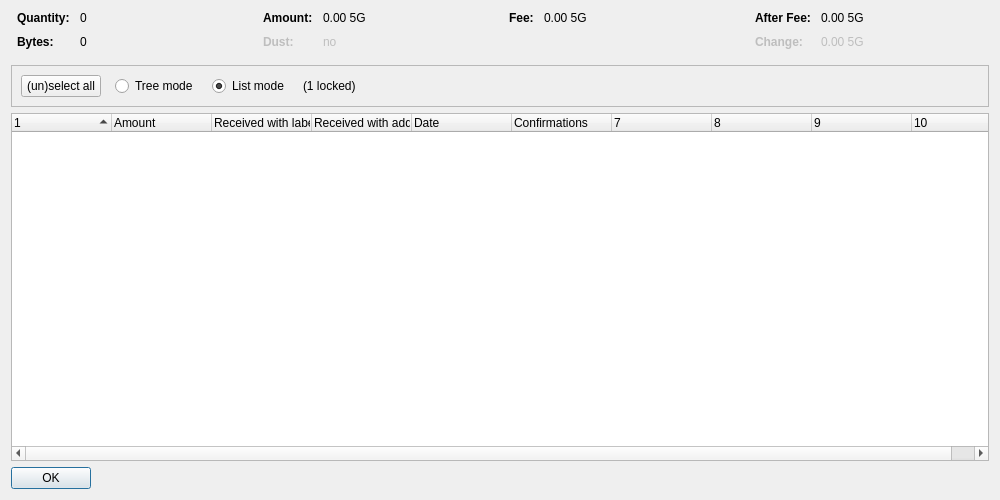
<?xml version="1.0" encoding="UTF-8"?>
<ui version="4.0">
 <class>CoinControlDialog</class>
 <widget class="QDialog" name="CoinControlDialog">
  <property name="geometry">
   <rect>
    <x>0</x>
    <y>0</y>
    <width>1000</width>
    <height>500</height>
   </rect>
  </property>
  <property name="windowTitle">
   <string>Coin Selection</string>
  </property>
  <layout class="QVBoxLayout" name="verticalLayout">
   <item>
    <layout class="QHBoxLayout" name="horizontalLayoutTop" stretch="0,0,0,0">
     <property name="topMargin">
      <number>0</number>
     </property>
     <property name="bottomMargin">
      <number>10</number>
     </property>
     <item>
      <layout class="QFormLayout" name="formLayoutCoinControl1">
       <property name="horizontalSpacing">
        <number>10</number>
       </property>
       <property name="verticalSpacing">
        <number>10</number>
       </property>
       <property name="leftMargin">
        <number>6</number>
       </property>
       <property name="rightMargin">
        <number>6</number>
       </property>
       <item row="0" column="0">
        <widget class="QLabel" name="labelCoinControlQuantityText">
         <property name="font">
          <font>
           <weight>75</weight>
           <bold>true</bold>
          </font>
         </property>
         <property name="text">
          <string>Quantity:</string>
         </property>
        </widget>
       </item>
       <item row="0" column="1">
        <widget class="QLabel" name="labelCoinControlQuantity">
         <property name="cursor">
          <cursorShape>IBeamCursor</cursorShape>
         </property>
         <property name="contextMenuPolicy">
          <enum>Qt::ActionsContextMenu</enum>
         </property>
         <property name="text">
          <string notr="true">0</string>
         </property>
         <property name="textInteractionFlags">
          <set>Qt::LinksAccessibleByMouse|Qt::TextSelectableByKeyboard|Qt::TextSelectableByMouse</set>
         </property>
        </widget>
       </item>
       <item row="1" column="0">
        <widget class="QLabel" name="labelCoinControlBytesText">
         <property name="font">
          <font>
           <weight>75</weight>
           <bold>true</bold>
          </font>
         </property>
         <property name="text">
          <string>Bytes:</string>
         </property>
        </widget>
       </item>
       <item row="1" column="1">
        <widget class="QLabel" name="labelCoinControlBytes">
         <property name="cursor">
          <cursorShape>IBeamCursor</cursorShape>
         </property>
         <property name="contextMenuPolicy">
          <enum>Qt::ActionsContextMenu</enum>
         </property>
         <property name="text">
          <string notr="true">0</string>
         </property>
         <property name="textInteractionFlags">
          <set>Qt::LinksAccessibleByMouse|Qt::TextSelectableByKeyboard|Qt::TextSelectableByMouse</set>
         </property>
        </widget>
       </item>
      </layout>
     </item>
     <item>
      <layout class="QFormLayout" name="formLayoutCoinControl2">
       <property name="horizontalSpacing">
        <number>10</number>
       </property>
       <property name="verticalSpacing">
        <number>10</number>
       </property>
       <property name="leftMargin">
        <number>6</number>
       </property>
       <property name="rightMargin">
        <number>6</number>
       </property>
       <item row="0" column="0">
        <widget class="QLabel" name="labelCoinControlAmountText">
         <property name="font">
          <font>
           <weight>75</weight>
           <bold>true</bold>
          </font>
         </property>
         <property name="text">
          <string>Amount:</string>
         </property>
        </widget>
       </item>
       <item row="0" column="1">
        <widget class="QLabel" name="labelCoinControlAmount">
         <property name="cursor">
          <cursorShape>IBeamCursor</cursorShape>
         </property>
         <property name="contextMenuPolicy">
          <enum>Qt::ActionsContextMenu</enum>
         </property>
         <property name="text">
          <string notr="true">0.00 5G</string>
         </property>
         <property name="textInteractionFlags">
          <set>Qt::LinksAccessibleByMouse|Qt::TextSelectableByKeyboard|Qt::TextSelectableByMouse</set>
         </property>
        </widget>
       </item>
       <item row="1" column="0">
        <widget class="QLabel" name="labelCoinControlLowOutputText">
         <property name="enabled">
          <bool>false</bool>
         </property>
         <property name="font">
          <font>
           <weight>75</weight>
           <bold>true</bold>
          </font>
         </property>
         <property name="text">
          <string>Dust:</string>
         </property>
        </widget>
       </item>
       <item row="1" column="1">
        <widget class="QLabel" name="labelCoinControlLowOutput">
         <property name="enabled">
          <bool>false</bool>
         </property>
         <property name="cursor">
          <cursorShape>IBeamCursor</cursorShape>
         </property>
         <property name="contextMenuPolicy">
          <enum>Qt::ActionsContextMenu</enum>
         </property>
         <property name="text">
          <string notr="true">no</string>
         </property>
         <property name="textInteractionFlags">
          <set>Qt::LinksAccessibleByMouse|Qt::TextSelectableByKeyboard|Qt::TextSelectableByMouse</set>
         </property>
        </widget>
       </item>
      </layout>
     </item>
     <item>
      <layout class="QFormLayout" name="formLayoutCoinControl3">
       <property name="horizontalSpacing">
        <number>10</number>
       </property>
       <property name="verticalSpacing">
        <number>10</number>
       </property>
       <property name="leftMargin">
        <number>6</number>
       </property>
       <property name="rightMargin">
        <number>6</number>
       </property>
       <item row="0" column="0">
        <widget class="QLabel" name="labelCoinControlFeeText">
         <property name="font">
          <font>
           <weight>75</weight>
           <bold>true</bold>
          </font>
         </property>
         <property name="text">
          <string>Fee:</string>
         </property>
        </widget>
       </item>
       <item row="0" column="1">
        <widget class="QLabel" name="labelCoinControlFee">
         <property name="cursor">
          <cursorShape>IBeamCursor</cursorShape>
         </property>
         <property name="contextMenuPolicy">
          <enum>Qt::ActionsContextMenu</enum>
         </property>
         <property name="text">
          <string notr="true">0.00 5G</string>
         </property>
         <property name="textInteractionFlags">
          <set>Qt::LinksAccessibleByMouse|Qt::TextSelectableByKeyboard|Qt::TextSelectableByMouse</set>
         </property>
        </widget>
       </item>
      </layout>
     </item>
     <item>
      <layout class="QFormLayout" name="formLayoutCoinControl4">
       <property name="horizontalSpacing">
        <number>10</number>
       </property>
       <property name="verticalSpacing">
        <number>10</number>
       </property>
       <property name="leftMargin">
        <number>6</number>
       </property>
       <property name="rightMargin">
        <number>6</number>
       </property>
       <item row="0" column="0">
        <widget class="QLabel" name="labelCoinControlAfterFeeText">
         <property name="font">
          <font>
           <weight>75</weight>
           <bold>true</bold>
          </font>
         </property>
         <property name="text">
          <string>After Fee:</string>
         </property>
        </widget>
       </item>
       <item row="0" column="1">
        <widget class="QLabel" name="labelCoinControlAfterFee">
         <property name="cursor">
          <cursorShape>IBeamCursor</cursorShape>
         </property>
         <property name="contextMenuPolicy">
          <enum>Qt::ActionsContextMenu</enum>
         </property>
         <property name="text">
          <string notr="true">0.00 5G</string>
         </property>
         <property name="textInteractionFlags">
          <set>Qt::LinksAccessibleByMouse|Qt::TextSelectableByKeyboard|Qt::TextSelectableByMouse</set>
         </property>
        </widget>
       </item>
       <item row="1" column="0">
        <widget class="QLabel" name="labelCoinControlChangeText">
         <property name="enabled">
          <bool>false</bool>
         </property>
         <property name="font">
          <font>
           <weight>75</weight>
           <bold>true</bold>
          </font>
         </property>
         <property name="text">
          <string>Change:</string>
         </property>
        </widget>
       </item>
       <item row="1" column="1">
        <widget class="QLabel" name="labelCoinControlChange">
         <property name="enabled">
          <bool>false</bool>
         </property>
         <property name="cursor">
          <cursorShape>IBeamCursor</cursorShape>
         </property>
         <property name="contextMenuPolicy">
          <enum>Qt::ActionsContextMenu</enum>
         </property>
         <property name="text">
          <string notr="true">0.00 5G</string>
         </property>
         <property name="textInteractionFlags">
          <set>Qt::LinksAccessibleByMouse|Qt::TextSelectableByKeyboard|Qt::TextSelectableByMouse</set>
         </property>
        </widget>
       </item>
      </layout>
     </item>
    </layout>
   </item>
   <item>
    <widget class="QFrame" name="frame">
     <property name="minimumSize">
      <size>
       <width>0</width>
       <height>40</height>
      </size>
     </property>
     <property name="frameShape">
      <enum>QFrame::StyledPanel</enum>
     </property>
     <property name="frameShadow">
      <enum>QFrame::Sunken</enum>
     </property>
     <layout class="QHBoxLayout" name="horizontalLayout">
      <item>
       <layout class="QHBoxLayout" name="horizontalLayoutPanel" stretch="0,0,0,0,0">
        <property name="spacing">
         <number>14</number>
        </property>
        <item>
         <widget class="QPushButton" name="pushButtonSelectAll">
          <property name="sizePolicy">
           <sizepolicy hsizetype="Maximum" vsizetype="Fixed">
            <horstretch>0</horstretch>
            <verstretch>0</verstretch>
           </sizepolicy>
          </property>
          <property name="text">
           <string>(un)select all</string>
          </property>
          <property name="autoDefault">
           <bool>false</bool>
          </property>
         </widget>
        </item>
        <item>
         <widget class="QRadioButton" name="radioTreeMode">
          <property name="sizePolicy">
           <sizepolicy hsizetype="Maximum" vsizetype="Fixed">
            <horstretch>0</horstretch>
            <verstretch>0</verstretch>
           </sizepolicy>
          </property>
          <property name="text">
           <string>Tree mode</string>
          </property>
         </widget>
        </item>
        <item>
         <widget class="QRadioButton" name="radioListMode">
          <property name="sizePolicy">
           <sizepolicy hsizetype="Maximum" vsizetype="Fixed">
            <horstretch>0</horstretch>
            <verstretch>0</verstretch>
           </sizepolicy>
          </property>
          <property name="text">
           <string>List mode</string>
          </property>
          <property name="checked">
           <bool>true</bool>
          </property>
         </widget>
        </item>
        <item>
         <widget class="QLabel" name="labelLocked">
          <property name="text">
           <string notr="true">(1 locked)</string>
          </property>
         </widget>
        </item>
        <item>
         <spacer name="horizontalSpacer">
          <property name="orientation">
           <enum>Qt::Horizontal</enum>
          </property>
          <property name="sizeHint" stdset="0">
           <size>
            <width>40</width>
            <height>20</height>
           </size>
          </property>
         </spacer>
        </item>
       </layout>
      </item>
     </layout>
    </widget>
   </item>
   <item>
    <widget class="CoinControlTreeWidget" name="treeWidget">
     <property name="contextMenuPolicy">
      <enum>Qt::CustomContextMenu</enum>
     </property>
     <property name="sortingEnabled">
      <bool>false</bool>
     </property>
     <property name="columnCount">
      <number>10</number>
     </property>
     <attribute name="headerShowSortIndicator" stdset="0">
      <bool>true</bool>
     </attribute>
     <attribute name="headerStretchLastSection">
      <bool>false</bool>
     </attribute>
     <column>
      <property name="text">
       <string/>
      </property>
     </column>
     <column>
      <property name="text">
       <string>Amount</string>
      </property>
     </column>
     <column>
      <property name="text">
       <string>Received with label</string>
      </property>
     </column>
     <column>
      <property name="text">
       <string>Received with address</string>
      </property>
     </column>
     <column>
      <property name="text">
       <string>Date</string>
      </property>
     </column>
     <column>
      <property name="text">
       <string>Confirmations</string>
      </property>
      <property name="toolTip">
       <string>Confirmed</string>
      </property>
     </column>
     <column>
      <property name="text">
       <string/>
      </property>
     </column>
     <column>
      <property name="text">
       <string/>
      </property>
     </column>
     <column>
      <property name="text">
       <string/>
      </property>
     </column>
     <column>
      <property name="text">
       <string/>
      </property>
     </column>
    </widget>
   </item>
   <item>
    <widget class="QDialogButtonBox" name="buttonBox">
     <property name="sizePolicy">
      <sizepolicy hsizetype="Maximum" vsizetype="Fixed">
       <horstretch>0</horstretch>
       <verstretch>0</verstretch>
      </sizepolicy>
     </property>
     <property name="orientation">
      <enum>Qt::Horizontal</enum>
     </property>
     <property name="standardButtons">
      <set>QDialogButtonBox::Ok</set>
     </property>
    </widget>
   </item>
  </layout>
 </widget>
 <customwidgets>
  <customwidget>
   <class>CoinControlTreeWidget</class>
   <extends>QTreeWidget</extends>
   <header>qt/coincontroltreewidget.h</header>
  </customwidget>
 </customwidgets>
 <resources/>
 <connections/>
</ui>
